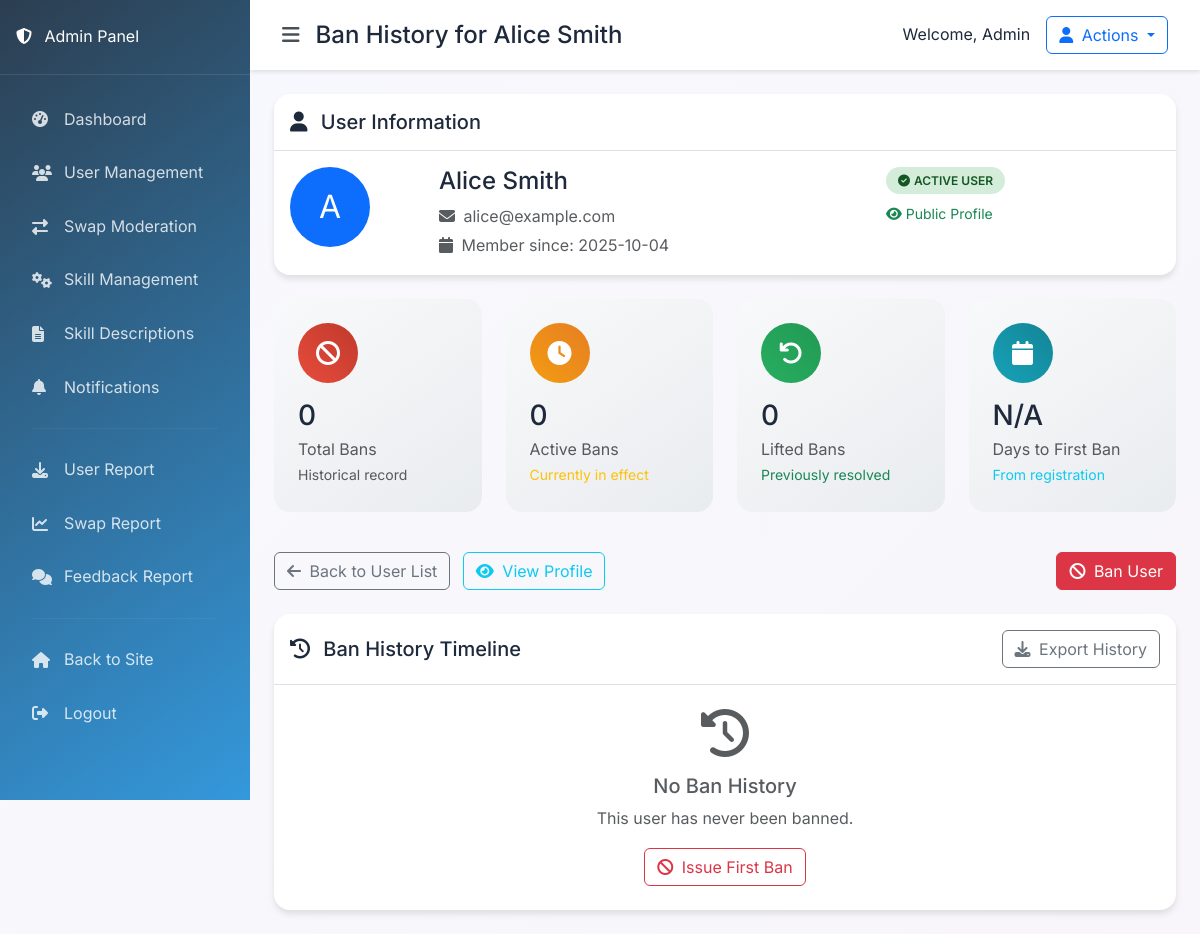
The page /admin/user_ban_history/2 (signed in) on the database its author committed.
### models.py (models this page shows, shortened)
class User(db.Model):
    id = db.Column(db.Integer, primary_key=True)
    name = db.Column(db.String(80), nullable=False)
    email = db.Column(db.String(120), unique=True, nullable=False)
    password_hash = db.Column(db.String(128), nullable=True)  # Allow null for OAuth users
    location = db.Column(db.String(100))
    photo_url = db.Column(db.String(200))
    availability = db.Column(db.String(100))
    is_public = db.Column(db.Boolean, default=True)
    is_admin = db.Column(db.Boolean, default=False)
    is_banned = db.Column(db.Boolean, default=False)
    google_id = db.Column(db.String(50), unique=True, nullable=True)
    created_at = db.Column(db.DateTime, default=datetime.now)
    last_login = db.Column(db.DateTime, default=datetime.now)
    reset_token = db.Column(db.String(100), unique=True, nullable=True)
    reset_token_expires = db.Column(db.DateTime, nullable=True)
    skills = db.relationship('UserSkill', backref='user', lazy=True)
    sent_requests = db.relationship('SwapRequest', foreign_keys='SwapRequest.from_user_id', backref='requester', lazy=True)
    received_requests = db.relationship('SwapRequest', foreign_keys='SwapRequest.to_user_id', backref='receiver', lazy=True)

### admin_routes.py (the view)
    def decorated_function(*args, **kwargs):
        if not is_admin():
            flash('Access denied. Admin privileges required.', 'error')
            return redirect(url_for('main.index'))
        return f(*args, **kwargs)

### templates/admin/ban_history.html (shortened to what this page needs)
{% extends "admin/admin_base.html" %}
{% block page_title %}Ban History for {{ user.name }}{% endblock %}
{% block content %}
<div class="row mb-4">
    <div class="col-12">
        <div class="data-table">
            <div class="p-3 border-bottom">
                <h5 class="mb-0">
                    <i class="fas fa-user me-2"></i>
                    User Information
                </h5>
            </div>
            <div class="p-3">
                <div class="row">
                    <div class="col-md-2">
                        {% if user.photo_url %}
                            <img src="{{ user.photo_url }}" alt="{{ user.name }}"
                                 class="rounded-circle" width="80" height="80">
                        {% else %}
                            <div class="rounded-circle bg-primary d-flex align-items-center justify-content-center"
                                 style="width: 80px; height: 80px; color: white; font-size: 2rem;">
                                {{ user.name[0].upper() }}
                            </div>
                        {% endif %}
                    </div>
                    <div class="col-md-6">
                        <h4>{{ user.name }}</h4>
                        <p class="text-muted mb-1">
                            <i class="fas fa-envelope me-1"></i>
                            {{ user.email }}
                        </p>
                        <p class="text-muted mb-0">
                            <i class="fas fa-calendar me-1"></i>
                            Member since: {{ user.created_at.strftime('%Y-%m-%d') if user.created_at else 'N/A' }}
                        </p>
                    </div>
                    <div class="col-md-4">
                        <div class="user-status">
                            {% if user.is_banned %}
                                <span class="status-badge status-banned">
                                    <i class="fas fa-ban me-1"></i>Currently Banned
                                </span>
                            {% else %}
                                <span class="status-badge status-active">
                                    <i class="fas fa-check-circle me-1"></i>Active User
                                </span>
                            {% endif %}
                            {% if user.is_public %}
                                <div class="mt-2">
                                    <small class="text-success">
                                        <i class="fas fa-eye me-1"></i>Public Profile
                                    </small>
                                </div>
                            {% else %}
                                <div class="mt-2">
                                    <small class="text-muted">
                                        <i class="fas fa-eye-slash me-1"></i>Private Profile
                                    </small>
                                </div>
                            {% endif %}
                        </div>
                    </div>
                </div>
            </div>
        </div>
    </div>
</div>
<div class="row mb-4">
    <div class="col-lg-3 col-md-6">
        <div class="stat-card">
            <div class="stat-icon stat-danger">
                <i class="fas fa-ban"></i>
            </div>
            <h3 class="mb-1">{{ ban_history|length }}</h3>
            <p class="text-muted mb-0">Total Bans</p>
            <small class="text-muted">
                Historical record
            </small>
        </div>
    </div>
    <div class="col-lg-3 col-md-6">
        <div class="stat-card">
            <div class="stat-icon stat-warning">
                <i class="fas fa-clock"></i>
            </div>
            <h3 class="mb-1">{{ ban_history|selectattr('is_active')|list|length }}</h3>
            <p class="text-muted mb-0">Active Bans</p>
            <small class="text-warning">
                Currently in effect
            </small>
        </div>
    </div>
    <div class="col-lg-3 col-md-6">
        <div class="stat-card">
            <div class="stat-icon stat-success">
                <i class="fas fa-undo"></i>
            </div>
            <h3 class="mb-1">{{ ban_history|selectattr('unbanned_at')|list|length }}</h3>
            <p class="text-muted mb-0">Lifted Bans</p>
            <small class="text-success">
                Previously resolved
            </small>
        </div>
    </div>
    <div class="col-lg-3 col-md-6">
        <div class="stat-card">
            <div class="stat-icon stat-info">
                <i class="fas fa-calendar"></i>
            </div>
            <h3 class="mb-1">
                {% if ban_history %}
                    {{ (ban_history[0].banned_at.date() - user.created_at.date()).days if ban_history[0].banned_at and user.created_at else 'N/A' }}
                {% else %}
                    N/A
                {% endif %}
            </h3>
            <p class="text-muted mb-0">Days to First Ban</p>
            <small class="text-info">
                From registration
            </small>
        </div>
    </div>
</div>
<div class="row mb-4">
    <div class="col-12">
        <div class="d-flex justify-content-between align-items-center">
            <div>
                <a href="{{ url_for('admin.user_list') }}" class="btn btn-outline-secondary">
                    <i class="fas fa-arrow-left me-1"></i>
                    Back to User List
                </a>
                <a href="{{ url_for('main.public_profile', user_id=user.id) }}"
                   class="btn btn-outline-info ms-2" target="_blank">
                    <i class="fas fa-eye me-1"></i>
                    View Profile
                </a>
            </div>
            <div>
                {% if not user.is_admin %}
                    {% if user.is_banned %}
                        <a href="{{ url_for('admin.unban_user', user_id=user.id) }}"
                           class="btn btn-success"
                           onclick="return confirm('Are you sure you want to unban {{ user.name }}?')">
                            <i class="fas fa-check me-1"></i>
                            Unban User
                        </a>
                    {% else %}
                        <button class="btn btn-danger" onclick="showBanModal()">
                            <i class="fas fa-ban me-1"></i>
                            Ban User
                        </button>
                    {% endif %}
                {% endif %}
            </div>
        </div>
    </div>
</div>
<div class="data-table">
    <div class="d-flex justify-content-between align-items-center p-3 border-bottom">
        <h5 class="mb-0">
            <i class="fas fa-history me-2"></i>
            Ban History Timeline
        </h5>
        <div class="btn-group">
            <button class="btn btn-outline-secondary" onclick="exportBanHistory()">
                <i class="fas fa-download me-1"></i>
                Export History
            </button>
        </div>
    </div>
    {% if ban_history %}
    <div class="table-responsive">
        <table class="table">
            <thead>
                <tr>
                    <th width="80">Status</th>
                    <th>Ban Details</th>
                    <th>Administrator</th>
                    <th>Duration</th>
                    <th>Timeline</th>
                    <th width="150">Actions</th>
                </tr>
            </thead>
            <tbody>
                {% for ban in ban_history %}
                <tr class="ban-record {% if ban.is_active %}table-warning{% endif %}">
                    <td>
                        {% if ban.is_active %}
                            <span class="status-badge bg-danger text-white">
                                <i class="fas fa-ban me-1"></i>Active
                            </span>
                        {% else %}
                            <span class="status-badge bg-success text-white">
                                <i class="fas fa-check me-1"></i>Lifted
                            </span>
                        {% endif %}
                    </td>
                    <td>
                        <div class="ban-details">
                            <strong class="ban-reason">{{ ban.ban_reason }}</strong>
                            {% if ban.is_active %}
                                <div class="mt-1">
                                    <span class="badge bg-warning">
                                        <i class="fas fa-clock me-1"></i>
                                        Current Ban
                                    </span>
                                </div>
                            {% endif %}
                            <div class="mt-2">
                                <small class="text-muted">
                                    <i class="fas fa-hashtag me-1"></i>
                                    Ban #{{ loop.revindex }}
                                    {% if loop.revindex == 1 %}
                                        (Most Recent)
                                    {% elif loop.revindex == ban_history|length %}
                                        (First Ban)
                                    {% endif %}
                                </small>
                            </div>
                        </div>
                    </td>
                    <td>
                        <div class="admin-info">
                            {% if ban.admin %}
                                <strong>{{ ban.admin.name }}</strong>
                                <br>
                                <small class="text-muted">{{ ban.admin.email }}</small>
                            {% else %}
                                <small class="text-muted">System / Unknown</small>
                            {% endif %}
                        </div>
                    </td>
                    <td>
                        <div class="duration-info">
                            {% if ban.unbanned_at %}
                                {% set duration = (ban.unbanned_at.date() - ban.banned_at.date()).days if ban.banned_at else 0 %}
                                <strong>{{ duration }} days</strong>
                                <br>
                                <small class="text-success">
                                    <i class="fas fa-check me-1"></i>
                                    Completed
                                </small>
                            {% elif ban.is_active %}
                                {% set duration = (now().date() - ban.banned_at.date()).days if ban.banned_at else 0 %}
                                <strong>{{ duration }} days</strong>
                                <br>
                                <small class="text-warning">
                                    <i class="fas fa-clock me-1"></i>
                                    Ongoing
                                </small>
                            {% else %}
                                <small class="text-muted">Unknown</small>
                            {% endif %}
                        </div>
                    </td>
                    <td>
                        <div class="timeline-info">
                            <div class="mb-1">
                                <i class="fas fa-ban text-danger me-1"></i>
                                <strong>Banned:</strong>
                                <br>
                                <small>{{ ban.banned_at.strftime('%Y-%m-%d %H:%M') if ban.banned_at else 'N/A' }}</small>
                            </div>
                            {% if ban.unbanned_at %}
                                <div class="mt-2">
                                    <i class="fas fa-check text-success me-1"></i>
                                    <strong>Unbanned:</strong>
                                    <br>
                                    <small>{{ ban.unbanned_at.strftime('%Y-%m-%d %H:%M') }}</small>
                                </div>
                            {% elif ban.is_active %}
                                <div class="mt-2">
                                    <i class="fas fa-clock text-warning me-1"></i>
                                    <strong>Still Active</strong>
                                    <br>
                                    <small>Since {{ ban.banned_at.strftime('%Y-%m-%d') if ban.banned_at else 'N/A' }}</small>
                                </div>
                            {% endif %}
                        </div>
                    </td>
                    <td>
                        <div class="action-buttons">
                            <button class="action-btn btn-outline-info" title="View Details"
                                    onclick="viewBanDetails('{{ ban.id }}')">
                                <i class="fas fa-eye"></i>
                            </button>
                            {% if ban.is_active %}
                                <a href="{{ url_for('admin.unban_user', user_id=user.id) }}"
                                   class="action-btn btn-outline-success" title="Lift Ban"
                                   onclick="return confirm('Lift this ban?')">
                                    <i class="fas fa-undo"></i>
                                </a>
                            {% endif %}
                            <button class="action-btn btn-outline-secondary" title="Add Note"
                                    onclick="addBanNote('{{ ban.id }}')">
                                <i class="fas fa-sticky-note"></i>
                            </button>
                        </div>
                    </td>
                </tr>
                {% endfor %}
            </tbody>
        </table>
    </div>
    {% else %}
    <div class="p-4 text-center">
        <div class="mb-3">
            <i class="fas fa-history text-muted" style="font-size: 3rem;"></i>
        </div>
        <h5 class="text-muted">No Ban History</h5>
        <p class="text-muted">This user has never been banned.</p>
        {% if not user.is_admin and not user.is_banned %}
        <div class="mt-3">
            <button class="btn btn-outline-danger" onclick="showBanModal()">
                <i class="fas fa-ban me-1"></i>
                Issue First Ban
            </button>
        </div>
        {% endif %}
    </div>
    {% endif %}
</div>
{% endblock %}

### rows shown on the page
User: name "Alice Smith", name "A", email "alice@example.com", created_at "2025-10-04"

### other values the page prints
{{ ban_history|length }} "0"
{{ ban_history|selectattr('is_active')|list|length }} "0"
{{ ban_history|selectattr('unbanned_at')|list|length }} "0"
